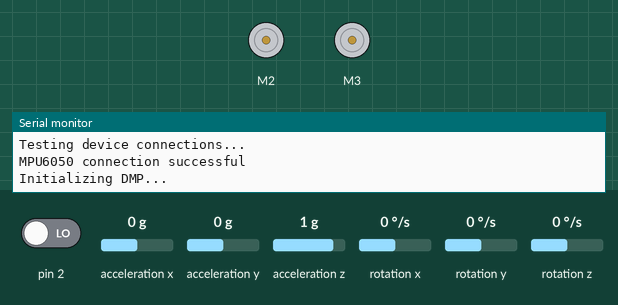
This sketch was run on a simulated Arduino Uno, built with avr-gcc and run on an emulated ATmega328P. On the bench: 2 × DC motor (green arrow = forward, orange = backward, longer = faster), the last lines printed to the serial monitor. The test bench sets the inputs (shaded band); at power-on: acceleration x 0 g, pin 2 LOW, acceleration y 0 g, acceleration z 1 g, rotation x 0 °/s, rotation y 0 °/s, rotation z 0 °/s. The sensor or clock chip raises its interrupt line as the real part does.

Above: at 0.1 s.
At 11.7 s:
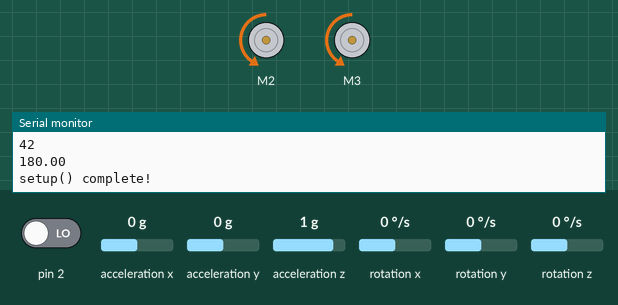
11.8 s: acceleration x set to -1.4 g
At 12.74 s:
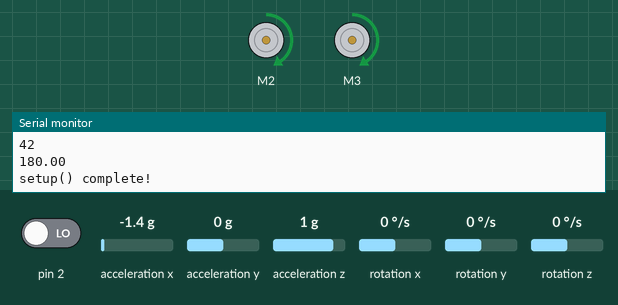
14.8 s: acceleration x set to 0.8 g
17.8 s: acceleration x set to -0.8 g
Timing chart, 0 to 26.8 s (numbered marks = the images above; inputs shaded):
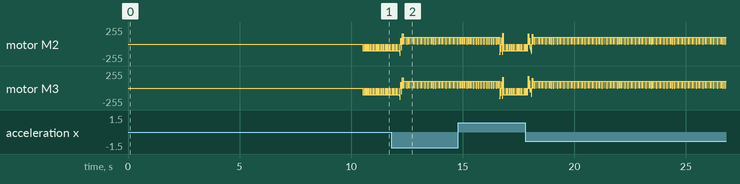

The sketch:

RoboButler.ino
```cpp
// ROBOT.INO
// ALL METHODS AND PROGRAM CODE WRITTEN
// BY MATTHEW SMITH UNLESS OTHERWISE INDICATED
#undef main

/* THESE LIBRARIES ARE WRITTEN BY EXTERNAL AUTHORS
   BECAUSE OF THEIR SIZE LINKS TO THESE LIBRARIES
   ARE PROVIDED IN LIEU OF THEIR SOURCE CODE

   THE AFMotor LIBRARY IS AUTHORED BY ADAFRUIT INDUSTRIES[4]
   THE AFMotor LIBRARY ALLOWS THE ARDUINO TO COMMUNICATE WITH
   THE ADAFRUIT MOTOR CONTROLLER

   THE I2Cdev LIBRARY IS AUTHORED BY JEFF ROWBERG[5]
   THE I2Cdev LIBRARY SIMPLIFIES I2C COMMUNICATIONS
   THROUGH THE WIRE LIBRARY

   THE MPU6050 LIBRARY IS AUTHORED BY JEFF ROWBERG[6]
   THE MPU6050 LIBRARY ALLOWS THE OUTPUT OF THE MPU6050
   IMU TO BE EASILLY FETCHED AND PROCESSED

   THE Wire LIBRARY IS AUTHORED BY ARDUINO[7]
   THE Wire LIBRARY ALLOWS FOR I2C COMMUNICATIONS
   WITHOUT MANIPULATING BIT REGISTERS
*/
#include <AFMotor.h>
#include "I2Cdev.h"
#include "MPU6050_6Axis_MotionApps20.h"
#include "Wire.h"
/* THIS INDICATES THE END OF EXTERNAL LIBRARIES
   ALL LIBRARIES FOLLOWING THIS ARE ORIGINAL CONTENT
*/

#include <PID.h>
#include <AdafruitWrapper.h>
#include <MotorController.h>

// comment out ADAFRUIT and uncomment L298N if using the L298N motor controller
#define ADAFRUIT
//#define L298N

#define MIN_SPEED 50 // minimum speed to avoid motor stiction
#define MAX_SPEED 255 // 255 corresponds to 100% duty

#if defined L298N
  #define ENA 9
  #define ENB 11
  #define IN1 8
  #define IN2 12
  #define IN3 10
  #define IN4 13
  MotorController motors(ENA, ENB, IN1, IN2, IN3, IN4, MIN_SPEED, MAX_SPEED);
#elif defined ADAFRUIT
  AdafruitWrapper motors(2, 3, MIN_SPEED, MAX_SPEED);
#endif

double setpoint = 176; // >180 is away from arduino cable
double PIDinput = 0.0, PIDoutput = 0.0;

uint8_t MPUinput[64];
uint8_t mpuPacketSize = 42;
volatile bool mpuHasInterrupt = false;

#define Kp 30
#define Ki 60
#define Kd 2

MPU6050 mpu;
PID pid(Kp, Ki, Kd, setpoint);

boolean haltExecution = false;

void MPUDataInterrupt() {
  mpuHasInterrupt = true;
}

double getPIDInput(uint8_t raw[]) {
  /* EVERYTHING BEYOND THIS COMMENT UNTIL INDICATED IS WRITTEN BY
     LUKA GABRIC[8]
     THIS CODE CONVERTS THE RAW DATA FROM THE IMU INTO A MEASURE OF
     THE ANGLE THE ROBOT MAKES WITH THE GROUND VIA A DATA MANAGEMENT
     PROCESSOR(DMP) ONBOARD THE IMU
  */
  Quaternion quart;
  VectorFloat gravityVec;
  float yawPitchRoll[3];

  mpu.dmpGetQuaternion(&quart, raw);
  mpu.dmpGetGravity(&gravityVec, &quart);
  mpu.dmpGetYawPitchRoll(yawPitchRoll, &quart, &gravityVec);
  return yawPitchRoll[1] * 180/M_PI + 180;
  /* THIS COMMENT INDICATES THE END OF PROGRAM CODE WRITTEN BY LUKA GABRIC */
}

void handleInterrupt() {
  mpuHasInterrupt = false;

  if(mpu.getIntStatus() & 0x10) { // should never happen, clearing the
  				  // buffer takes long enough to crash the bot
    mpu.resetFIFO();
  } else {
    int fifoBufferSize = mpu.getFIFOCount();
    while (fifoBufferSize < mpuPacketSize) {
      fifoBufferSize = mpu.getFIFOCount(); // waits for the buffer to catch up
                                           // with the interrupt pin
    }
    while (fifoBufferSize > mpuPacketSize) { // reads freshest batch of data
      mpu.getFIFOBytes(MPUinput, mpuPacketSize);
      fifoBufferSize -= mpuPacketSize;
    }
  }
  PIDinput = getPIDInput(MPUinput); // converts the raw MPU data to an angle
  PIDoutput = pid.returnOutput(PIDinput);
  motors.set(-PIDoutput);
}

/*
This function runs while the user holds the robot vertically upright
for a few seconds so that the robot knows what setpoint to balance about.
This function runs until the setpoint is printed to serial.

This function determines the default angle about which the robot should balance
by averaging the IMU values over a few seconds where the robot is held level by the user.
*/
void calibrate(double & setpoint) { //AUTHOR: ARJUN BALI
  double sum;
  for (int i = 0; i < 1000; i++)
  {
    while(!mpuHasInterrupt);

    mpuHasInterrupt = false;

    while (mpu.getFIFOCount() < mpuPacketSize);
    mpu.getFIFOBytes(MPUinput, mpuPacketSize);
    PIDinput = getPIDInput(MPUinput);
    sum += PIDinput;
  }
  setpoint = sum/1000;
  Serial.println(setpoint);
}

/*
  Capital letters increment
  Lowercase letters decrement
  S - setpoint
  P - proportional term
  I - integral term
  D - derivative term

  Q - halts execution
  */
void handleSerial(char in) {
  switch(in) {
    case 'S':
    setpoint += 0.1;
    break;
  case 's':
    setpoint -= 0.1;
    break;
  case 'P':
    pid.incP(1);
    break;
  case 'p':
    pid.incP(-1);
    break;
  case 'I':
    pid.incI(0.5);
    break;
  case 'i':
    pid.incI(-0.5);
    break;
  case 'D':
    pid.incD(0.2);
    break;
  case 'd':
    pid.incD(-0.2);
    break;
  case 'Q':
    haltExecution = true;
  }
}

void setup() {
  /* EVERYTHING BEYOND THIS COMMENT UNTIL INDICATED IS WRITTEN BY
     JEFF ROWBERG[9]
  */
    // join I2C bus (I2Cdev library doesn't do this automatically)
    #if I2CDEV_IMPLEMENTATION == I2CDEV_ARDUINO_WIRE
      Wire.begin();
      TWBR = 24; // 400kHz I2C clock
    #elif I2CDEV_IMPLEMENTATION == I2CDEV_BUILTIN_FASTWIRE
        Fastwire::setup(400, true);
    #endif

    // initialize serial communication
    // (115200 chosen because it is required for Teapot Demo output, but it's
    // really up to you depending on your project)
    Serial.begin(19200);
    while (!Serial); // wait for Leonardo enumeration

    // initialize device
    Serial.println(F("Initializing I2C devices..."));
    mpu.initialize();

    // verify connection
    Serial.println(F("Testing device connections..."));
    Serial.println(mpu.testConnection() ? F("MPU6050 connection successful")
	          : F("MPU6050 connection failed"));

    // load and configure the DMP
    Serial.println(F("Initializing DMP..."));
    uint8_t devStatus = mpu.dmpInitialize();

    mpu.setXGyroOffset(0);
    mpu.setYGyroOffset(0);
    mpu.setZGyroOffset(0);
    mpu.setZAccelOffset(0);

    // make sure it worked (returns 0 if so)
    if (devStatus == 0)
    {
        // turn on the DMP, now that it's ready
        Serial.println(F("Enabling DMP..."));
        mpu.setDMPEnabled(true);

        // enable Arduino interrupt detection
        Serial.println(F("Enabling interrupt detection..."));
        attachInterrupt(0, MPUDataInterrupt, RISING);
        mpuHasInterrupt = mpu.getIntStatus();

        // set our DMP Ready flag so the main loop() function knows it's ready
        Serial.println(F("DMP ready!"));
        mpuHasInterrupt = true;

        // get expected DMP packet size for later comparison
        mpuPacketSize = mpu.dmpGetFIFOPacketSize();
        Serial.println(mpuPacketSize);
    }
    else
    {
        // ERROR!
        // 1 = initial memory load failed
        // 2 = DMP configuration updates failed
        // (if it's going to break, usually the code will be 1)
        Serial.print(F("DMP Initialization failed (code "));
        Serial.print(devStatus);
        Serial.println(F(")"));
    }

    /* THIS COMMENT INDICATES THE END OF PROGRAM CODE WRITTEN BY JEFF ROWBERG */

    pid.setMaxSpeed(MAX_SPEED);
    calibrate(setpoint);

    Serial.println("setup() complete!");
}


void loop() {
  while (!mpuHasInterrupt) { // wait for fresh data
    if(abs(PIDinput-180) > 45) { // robot has fallen over||been ordered to stop
      haltExecution = true;
    }
    if(Serial.available())
      handleSerial((char)Serial.read());
  }
  handleInterrupt();
}

int main() {
  init(); //default arduino setup method
  setup();

  while(!haltExecution)
    loop();
  Serial.println("Main loop terminated");
  motors.set(0);
  #ifdef ADAFRUIT
    motors.cleanUp();
  #endif
  return 0;
}
```
